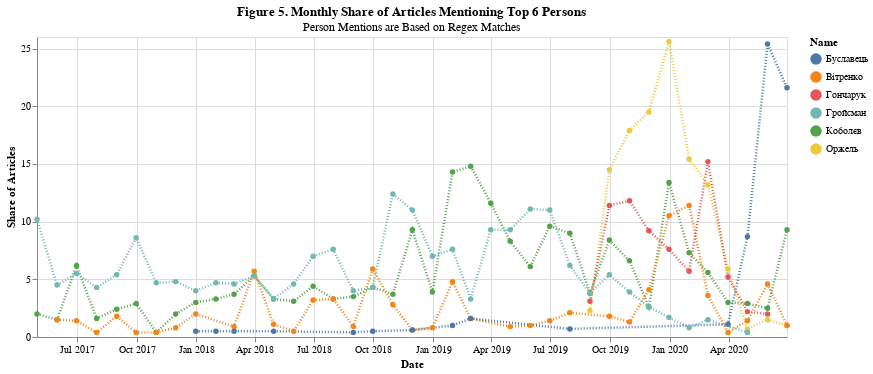

Notebook code cell kept with this figure:
### Code cell
selection = alt.selection_multi(fields=['Name'], bind='legend')

chart5 = alt.Chart(df_temp).mark_line(point=True, size =2.5, strokeDash=[1,2]).encode(
    x=alt.X("Date", axis =alt.Axis(format = ("%b %Y"))),
    y=alt.Y("Share", title="Share of Articles"),
    color = "Name",
    tooltip=["Name", "Date", "Share"],
    opacity=alt.condition(selection, alt.value(1), alt.value(0.2))
).properties(
    width = 750,
    title = {"text":"Figure 5. Monthly Share of Articles Mentioning Top 6 Persons",
             "subtitle":f"Person Mentions are Based on Regex Matches"}

).add_selection(
    selection
)
chart5

### Figure 1 — Vega-Lite specification as saved in the notebook (floating-point values rounded to 4 significant figures; data arrays with more than 128 entries replaced by an {"elided": "..."} marker saying what was removed)
{"config": {"view": {"continuousWidth": 400, "continuousHeight": 300}}, "data": {"name": "data-3b843f9f4f5fe846845e90d8d7431764"}, "mark": {"type": "line", "point": true, "size": 2.5, "strokeDash": [1, 2]}, "encoding": {"color": {"type": "nominal", "field": "Name"}, "opacity": {"condition": {"value": 1, "selection": "selector005"}, "value": 0.2}, "tooltip": [{"type": "nominal", "field": "Name"}, {"type": "temporal", "field": "Date"}, {"type": "quantitative", "field": "Share"}], "x": {"type": "temporal", "axis": {"format": "%b %Y"}, "field": "Date"}, "y": {"type": "quantitative", "field": "Share", "title": "Share of Articles"}}, "selection": {"selector005": {"type": "multi", "fields": ["Name"], "bind": "legend"}}, "title": {"text": "Figure 5. Monthly Share of Articles Mentioning Top 6 Persons", "subtitle": "Person Mentions are Based on Regex Matches"}, "width": 750, "$schema": "https://vega.github.io/schema/vega-lite/v4.8.1.json", "datasets": {"data-3b843f9f4f5fe846845e90d8d7431764": {"elided": "145 records"}}}
